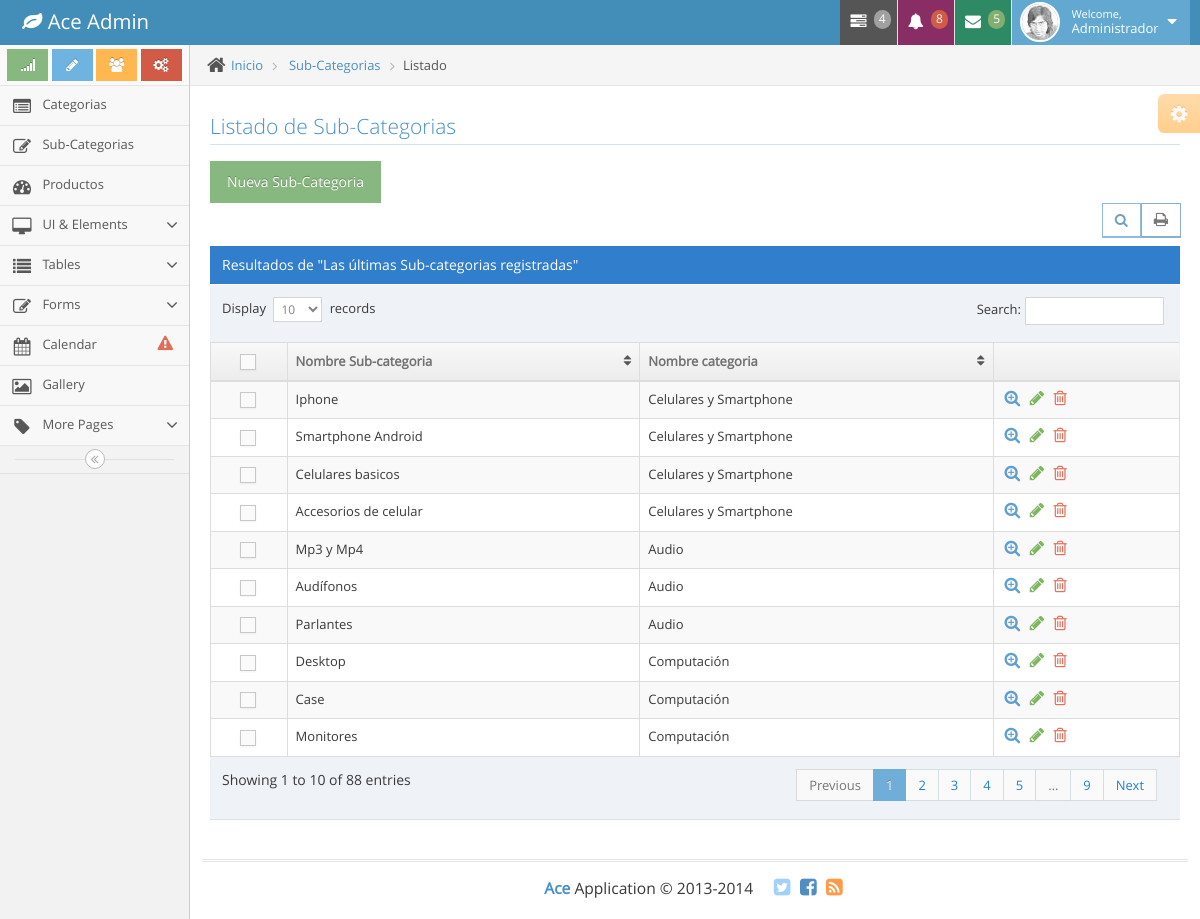
Page /subcategorias.php (signed in) on the committed database.
### tables this page shows
CREATE TABLE IF NOT EXISTS `subcategoria` (
  `idSubCategoria` int(11) NOT NULL AUTO_INCREMENT,
  `idCategoria` int(11) NOT NULL,
  `nombre` varchar(80) DEFAULT NULL,
  `enable` tinyint(1) DEFAULT NULL,
  PRIMARY KEY (`idSubCategoria`),
  KEY `idCategoria` (`idCategoria`)
);

CREATE TABLE IF NOT EXISTS `categoria` (
  `idCategoria` int(11) NOT NULL AUTO_INCREMENT,
  `nombre` varchar(80) DEFAULT NULL,
  `enable` tinyint(1) DEFAULT NULL,
  PRIMARY KEY (`idCategoria`)
);

### subcategorias.php (the view, shortened to what this page needs)
<?php
	include 'BaseDatos/conexion.php';
?>
<!DOCTYPE html>
<html lang="en">
	<head>
		<link rel="stylesheet" href="assets/css/bootstrap.min.css" />
		<link rel="stylesheet" href="assets/font-awesome/4.2.0/css/font-awesome.min.css" />
		<link rel="stylesheet" href="assets/css/ace.min.css" class="ace-main-stylesheet" id="main-ace-style" />
	</head>
	<body class="no-skin">
		<div id="navbar" class="navbar navbar-default">
			<?php include 'Script/navbar.php'; ?>
		</div>
		<div class="main-container" id="main-container">
			<?php include('Script/sideBar.php') ?>
			<div class="main-content">
				<div class="main-content-inner">
					<div class="breadcrumbs" id="breadcrumbs">
						<ul class="breadcrumb">
							<li>
								<i class="ace-icon fa fa-home home-icon"></i>
								<a href="panel.php">Inicio</a>
							</li>
							<li>
								<a href="subcategorias.php">Sub-Categorias</a>
							</li>
							<li class="active">Listado</li>
						</ul>
					</div>
					<div class="page-content">
						<div class="ace-settings-container" id="ace-settings-container">
							<div class="btn btn-app btn-xs btn-warning ace-settings-btn" id="ace-settings-btn">
								<i class="ace-icon fa fa-cog bigger-130"></i>
							</div>
						</div>
						<div class="row">
							<div class="col-xs-12">
								<div class="row">
									<div class="col-xs-12">
										<h3 class="header smaller lighter blue">Listado de Sub-Categorias</h3>
										<a id="show-register" role="button" class="btn btn-success" >
											Nueva Sub-Categoria
										</a>
										<div class="clearfix">
											<div class="pull-right tableTools-container"></div>
										</div>
										<div class="table-header">
											Resultados de "Las últimas Sub-categorias registradas"
										</div>
										<div>
											<table id="dynamic-table" class="table table-striped table-bordered table-hover">
												<thead>
													<tr>
														<th class="center">
															<label class="pos-rel">
																<span class="lbl"></span>
															</label>
														</th>
														<th>Nombre Sub-categoria</th>
														<th>Nombre categoria</th>
														<th></th>
													</tr>
												</thead>
												<tbody>
													<?php
									                  $resultSet = mysqli_query($conexion, 'SELECT SC.idSubCategoria, SC.nombre, C.nombre FROM subcategoria SC
									                  										JOIN Categoria C ON SC.idCategoria = C.idCategoria
									                  										WHERE SC.enable = 1 and C.enable = 1');
									                  while($fila = mysqli_fetch_row($resultSet)){
									                ?>
													<tr>
														<td class="center">
															<label class="pos-rel">
																<span class="lbl"></span>
															</label>
														</td>
														<td>
															<?= $fila['1'] ?>
														</td>
														<td>
															<?= $fila['2'] ?>
														</td>
														<td>
															<div class="hidden-sm hidden-xs action-buttons">
																<a class="blue" href="#">
																	<i class="ace-icon fa fa-search-plus bigger-130"></i>
																</a>
																<a class="green" >
																	<i class="ace-icon fa fa-pencil bigger-130"></i>
																</a>
																<a class="red" data-eliminar="<?= $fila['0'] ?>">
																	<i class="ace-icon fa fa-trash-o bigger-130"></i>
																</a>
															</div>
														</td>
													</tr>
													<?php } ?>
												</tbody>
											</table>
										</div>
									</div>
								</div>
							</div>
						</div>
					</div>
				</div>
			</div>
			<div class="footer">
				<div class="footer-inner">
					<div class="footer-content">
						<span class="bigger-120">
							<span class="blue bolder">Ace</span>
							Application &copy; 2013-2014
						</span>
						<span class="action-buttons">
							<a href="#">
								<i class="ace-icon fa fa-twitter-square light-blue bigger-150"></i>
							</a>
							<a href="#">
								<i class="ace-icon fa fa-facebook-square text-primary bigger-150"></i>
							</a>
							<a href="#">
								<i class="ace-icon fa fa-rss-square orange bigger-150"></i>
							</a>
						</span>
					</div>
				</div>
			</div>
		</div>
	</body>
</html>

### rows in the picture
subcategoria: nombre "Iphone", idCategoria.nombre "Celulares y Smartphone"
subcategoria: nombre "Smartphone Android", idCategoria.nombre "Celulares y Smartphone"
subcategoria: nombre "Celulares basicos", idCategoria.nombre "Celulares y Smartphone"
subcategoria: nombre "Accesorios de celular", idCategoria.nombre "Celulares y Smartphone"
subcategoria: nombre "Mp3 y Mp4", idCategoria.nombre "Audio"
subcategoria: nombre "Audífonos", idCategoria.nombre "Audio"
subcategoria: nombre "Parlantes", idCategoria.nombre "Audio"
subcategoria: nombre "Desktop", idCategoria.nombre "Computación"
subcategoria: nombre "Case", idCategoria.nombre "Computación"
subcategoria: nombre "Monitores", idCategoria.nombre "Computación"

### other values in the picture
$_SESSION["user"] "Administrador"
